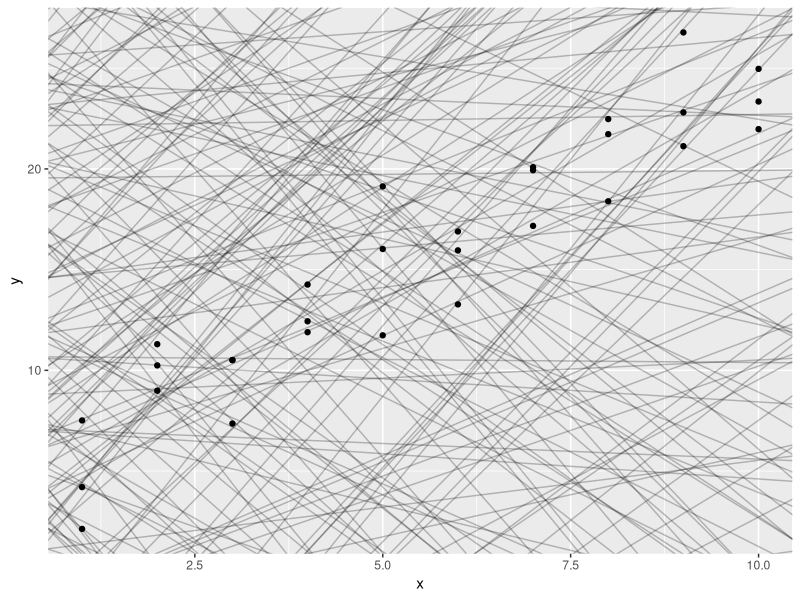

This chart was generated by the following R code:
library(tidyverse)
library(modelr)

# plot <- ggplot(sim1, aes(x, y)) + 
#   geom_point(size = 2, colour = "#2DC6D6")

models <- tibble(
  a1 = runif(250, -20, 40),
  a2 = runif(250, -5, 5)
)

plot <- ggplot(sim1, aes(x, y)) + 
  geom_abline(aes(intercept = a1, slope = a2), data = models, alpha = 1/4) +
  geom_point()

ggsave("ml_plot.png", plot)